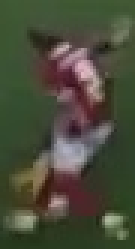
#> input picture output_video/player_1.jpg, 45 x 83 px (shown 3 times larger)
$ jupyter execute color_assignment.ipynb
#> lines starting #> are read from the running program, lines starting #| are printed output that depends on the picture
[cell 1]
import cv2
import matplotlib.pyplot as plt
import numpy as np
from sklearn.cluster import KMeans

[cell 2]
image_path = "../output_video/player_1.jpg"
image = cv2.imread(image_path)
#> image is the input picture: shape (83, 45, 3); mean B, G, R 57.7, 75.7, 73.4
image = cv2.cvtColor(image, cv2.COLOR_BGR2RGB)

[cell 3]
plt.imshow(image)
plt.axis('off')
plt.show()

[cell 4]
# take uper half of the image
uper_half = image[0: int(image.shape[0]/2), :]
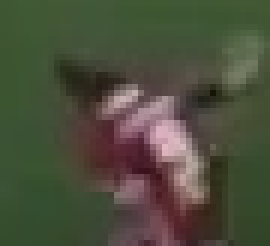
#> uper_half: shape (41, 45, 3) (shown 6 times larger); mean R, G, B 76.1, 78.6, 60
plt.imshow(uper_half)
plt.axis('off')
plt.show()

[cell 5]
# clustering image into 2 clusters
# reshape the image to 2d array
image_2d = uper_half.reshape(-1, 3)
#> image_2d = 1845 rows, first 8: [63, 87, 51], [63, 87, 51], [63, 89, 52], [64, 90, 53], [64, 90, 53], [64, 90, 53], [65, 89, 53], [64, 88, 52]

# perform k-means clustering with 2 clusters
kmeans = KMeans(n_clusters=2, random_state=0)
kmeans.fit(image_2d)

# get cluster labels
labels = kmeans.labels_

# reshape labels back to original image shape
clustered_image = labels.reshape(uper_half.shape[0], uper_half.shape[1])

plt.imshow(clustered_image)
plt.axis('off')
plt.show()
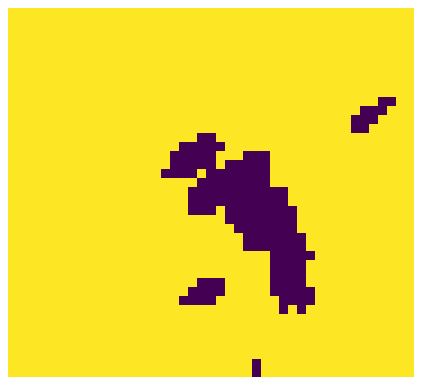
#> figure drawn by matplotlib, 1 panel

[cell 6]
# corners of an image are more likely to contain background
# Extract Corner Pixels
corner_clusters = [clustered_image[0, 0], clustered_image[0, -1], clustered_image[-1, 0], clustered_image[-1, -1]]
#> corner_clusters = [1, 1, 1, 1]
print(corner_clusters)
#| [1, 1, 1, 1]
# Find Most Common Corner Cluster
non_player_cluster = max(set(corner_clusters), key=corner_clusters.count)
#> non_player_cluster = 1
print(non_player_cluster)
#| 1

[cell 7]
# Identify Player Cluster
player_cluster = 1-non_player_cluster
#> player_cluster = 0
print(player_cluster)
#| 0

[cell 8]
# Retrieves the dominant RGB color of the player cluster from K-means centroids.
kmeans.cluster_centers_[player_cluster]
#> Out = [158.6, 130.7, 133.8]
